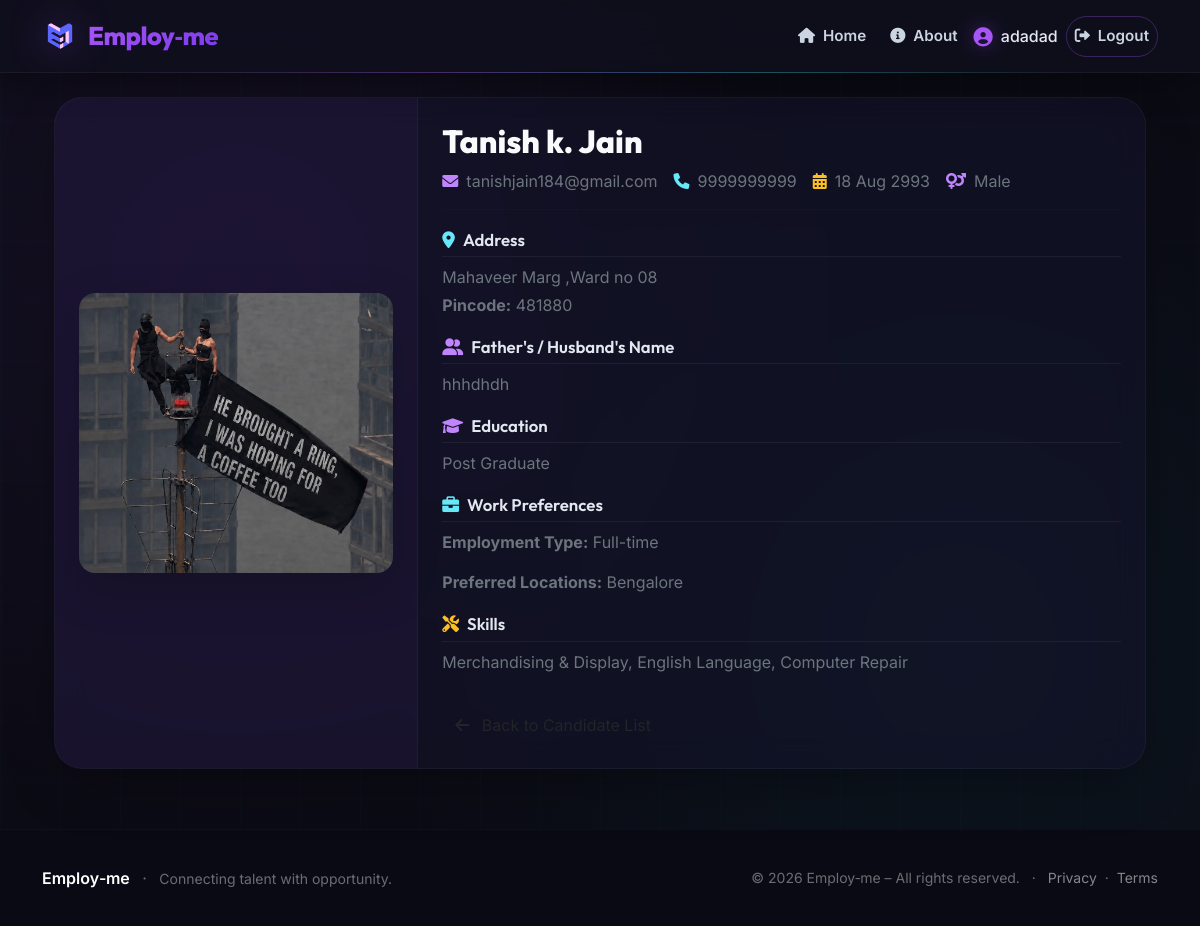
The page /view/1 (signed in) on the database its author committed.
### models.py (models this page shows)
class User(UserMixin, db.Model):
    id = db.Column(db.Integer, primary_key=True)
    email = db.Column(db.String(120), unique=True, nullable=False)
    password_hash = db.Column(db.String(128), nullable=False)
    role = db.Column(db.String(20), nullable=False)  # 'jobseeker' or 'employer'
    name = db.Column(db.String(100), nullable=False)
    created_at = db.Column(db.DateTime, default=datetime.utcnow)
    profile = db.relationship('JobSeekerProfile', backref='user', uselist=False,
                              cascade='all, delete-orphan')
    employer_profile = db.relationship('EmployerProfile', backref='user', uselist=False,
                                       cascade='all, delete-orphan')

class JobSeekerProfile(db.Model):
    id = db.Column(db.Integer, primary_key=True)
    user_id = db.Column(db.Integer, db.ForeignKey('user.id'), unique=True, nullable=False)
    first_name = db.Column(db.String(50), nullable=False)
    middle_name = db.Column(db.String(50), nullable=True)
    last_name = db.Column(db.String(50), nullable=False)
    dob = db.Column(db.Date, nullable=False)
    gender = db.Column(db.String(10), nullable=False)
    address = db.Column(db.String(300), nullable=False)
    pincode = db.Column(db.String(10), nullable=False)
    mobile = db.Column(db.String(15), nullable=False)
    father_husband_name = db.Column(db.String(100), nullable=False)
    education_level = db.Column(db.String(20), nullable=False)
    education_other = db.Column(db.String(100), nullable=True)
    preferred_location1 = db.Column(db.String(100), nullable=False)
    preferred_location2 = db.Column(db.String(100), nullable=True)
    preferred_location3 = db.Column(db.String(100), nullable=True)
    employment_type = db.Column(db.String(20), nullable=False)
    skills = db.Column(db.Text, nullable=True)
    city = db.Column(db.String(100), nullable=False)
    state = db.Column(db.String(100), nullable=False)
    profile_pic = db.Column(db.String(200))
    aadhar_card = db.Column(db.String(200))
    created_at = db.Column(db.DateTime, default=datetime.utcnow)
    verified = db.Column(db.Boolean, default=False, nullable=False)

### app.py (the view)
@app.route('/view/<int:profile_id>')
@login_required
@role_required('employer')
def view_profile(profile_id):
    profile = JobSeekerProfile.query.get_or_404(profile_id)
    return render_template('view_profile.html', profile=profile)

### app.py (called while the page is built)
@login_manager.user_loader
def load_user(user_id):
    return User.query.get(int(user_id))

def role_required(role):
    def decorator(func):
        from functools import wraps
        @wraps(func)
        def wrapper(*args, **kwargs):
            if not current_user.is_authenticated or current_user.role != role:
                flash('Access denied.', 'danger')
                return redirect(url_for('index'))
            return func(*args, **kwargs)
        return wrapper
    return decorator

### templates/view_profile.html (shortened to what this page needs)
{% extends "base.html" %}
{% block content %}
<div class="container mt-4">
    <div class="card-modern p-0 overflow-hidden">
        <div class="row g-0">
            <div class="col-md-4 p-4 d-flex align-items-center justify-content-center"
                 style="background: rgba(168, 85, 247, 0.05); border-right: 1px solid rgba(255,255,255,0.04);">
                {% if profile.profile_pic %}
                    <img src="{{ url_for('static', filename='uploads/' + profile.profile_pic) }}"
                         alt="Profile Picture"
                         class="img-fluid rounded-4 shadow-lg"
                         style="max-height: 280px; width: 100%; object-fit: cover;">
                {% else %}
                    <div class="text-center">
                        <i class="fas fa-user-circle fa-6x" style="color: rgba(168, 85, 247, 0.3);"></i>
                        <p class="mt-2 text-secondary">No photo available</p>
                    </div>
                {% endif %}
            </div>
            <div class="col-md-8">
                <div class="card-body p-4">
                    <h2 class="mb-2" style="font-family: var(--font-display); font-weight: 800; color: #F8FAFC;">
                        {{ profile.first_name }} {{ profile.middle_name or '' }} {{ profile.last_name }}
                    </h2>
                    <div class="d-flex flex-wrap gap-3 mb-3">
                        <span class="text-secondary"><i class="fas fa-envelope me-2" style="color: var(--primary-light);"></i>{{ profile.user.email }}</span>
                        <span class="text-secondary"><i class="fas fa-phone me-2" style="color: var(--employer-light);"></i>{{ profile.mobile }}</span>
                        <span class="text-secondary"><i class="fas fa-calendar-alt me-2" style="color: var(--accent-gold);"></i>{{ profile.dob.strftime('%d %b %Y') if profile.dob else 'N/A' }}</span>
                        <span class="text-secondary"><i class="fas fa-venus-mars me-2" style="color: var(--primary-light);"></i>{{ profile.gender }}</span>
                    </div>
                    <hr style="border-color: rgba(255,255,255,0.05);">
                    <h5 class="section-title"><i class="fas fa-map-marker-alt me-2" style="color: var(--employer-light);"></i>Address</h5>
                    <p class="text-secondary mb-1">{{ profile.address or 'Not provided' }}</p>
                    <p class="text-secondary">
                        <strong>Pincode:</strong> {{ profile.pincode or 'N/A' }}
                    </p>
                    <h5 class="section-title"><i class="fas fa-user-friends me-2" style="color: var(--primary-light);"></i>Father's / Husband's Name</h5>
                    <p class="text-secondary">{{ profile.father_husband_name or 'Not provided' }}</p>
                    <h5 class="section-title"><i class="fas fa-graduation-cap me-2" style="color: var(--primary-light);"></i>Education</h5>
                    <p class="text-secondary">{{ profile.education_level }}</p>
                    <h5 class="section-title"><i class="fas fa-briefcase me-2" style="color: var(--employer-light);"></i>Work Preferences</h5>
                    <p class="text-secondary"><strong>Employment Type:</strong> {{ profile.employment_type }}</p>
                    <p class="text-secondary"><strong>Preferred Locations:</strong>
                        {{ profile.preferred_location1 }}
                    </p>
                    <h5 class="section-title"><i class="fas fa-tools me-2" style="color: var(--accent-gold);"></i>Skills</h5>
                    <p class="text-secondary">{{ profile.skills or 'No skills listed' }}</p>
                    <a href="{{ url_for('hire_dashboard') }}" class="btn btn-outline-soft mt-3">
                        <i class="fas fa-arrow-left me-2"></i> Back to Candidate List
                    </a>
                </div>
            </div>
        </div>
    </div>
</div>
{% endblock %}

### templates/base.html (shortened to what this page needs)
<!DOCTYPE html>
<html lang="en">
<head>
    <link href="https://cdn.jsdelivr.net/npm/bootstrap@5.3.0-alpha1/dist/css/bootstrap.min.css" rel="stylesheet" />
    <link rel="stylesheet" href="https://cdnjs.cloudflare.com/ajax/libs/font-awesome/6.0.0/css/all.min.css" />
</head>
<body>
    <nav class="navbar navbar-expand-lg navbar-custom sticky-top">
        <div class="container">
            <a class="navbar-brand" href="{{ url_for('index') }}">
                <img src="{{ url_for('static', filename='images/logo.png') }}" alt="Employ-me logo" />
                <span>Employ‑me</span>
            </a>
            <div class="collapse navbar-collapse" id="navbarNav">
                <ul class="navbar-nav ms-auto align-items-lg-center gap-1 gap-lg-2">
                    <li class="nav-item">
                        <a class="nav-link" href="{{ url_for('index') }}">
                            <i class="fas fa-home me-1"></i> Home
                        </a>
                    </li>
                    <li class="nav-item">
                        <a class="nav-link" href="{{ url_for('about') }}">
                            <i class="fas fa-info-circle me-1"></i> About
                        </a>
                    </li>
                    {% if current_user.is_authenticated %}
                        <li class="nav-item">
                            <span class="navbar-text">
                                <i class="fas fa-user-circle"></i>
                                {{ current_user.name }}
                            </span>
                        </li>
                        <li class="nav-item">
                            <a class="nav-link btn-outline-custom" href="{{ url_for('logout') }}">
                                <i class="fas fa-sign-out-alt me-1"></i> Logout
                            </a>
                        </li>
                    {% endif %}
                </ul>
            </div>
        </div>
    </nav>
    <main>
        <div class="container my-4">
            {% block content %}{% endblock %}
        </div>
    </main>
    <footer class="footer-custom">
        <div class="container">
            <div class="row align-items-center">
                <div class="col-md-6 text-center text-md-start">
                    <span class="fw-semibold text-white">Employ‑me</span>
                    <span class="mx-2">·</span>
                    <span class="small">Connecting talent with opportunity.</span>
                </div>
                <div class="col-md-6 text-center text-md-end small">
                    &copy; 2026 Employ‑me – All rights reserved.
                    <span class="mx-2">·</span>
                    <a href="#" class="text-white-50">Privacy</a>
                    <span class="mx-1">·</span>
                    <a href="#" class="text-white-50">Terms</a>
                </div>
            </div>
        </div>
    </footer>
</body>
</html>

### templates/base.html (style rules this page uses)
:root { --primary: #A855F7; --primary-dark: #7C3AED; --primary-light: #C084FC; --primary-glow: 0 0 30px rgba(168, 85, 247, 0.6); --primary-gradient: linear-gradient(135deg, #A855F7 0%, #7C3AED 100%); --employer: #22D3EE; --employer-dark: #0891B2; --employer-light: #67E8F9; --employer-glow: 0 0 30px rgba(34, 211, 238, 0.6); --employer-gradient: linear-gradient(135deg, #22D3EE 0%, #0891B2 100%); --accent-gold: #FBBF24; --accent-gold-dark: #F59E0B; --bg-dark: #0B0B14; --bg-card: rgba(20, 20, 45, 0.55); --bg-glass: rgba(15, 15, 30, 0.75); --text-primary: #F1F5F9; --text-secondary: #94A3B8; --border-glass: rgba(255, 255, 255, 0.05); --border-highlight: rgba(168, 85, 247, 0.2); --font-sans: 'Inter', -apple-system, BlinkMacSystemFont, 'Segoe UI', Roboto, sans-serif; --font-display: 'Outfit', sans-serif; }
* { margin:0; padding:0; box-sizing:border-box; }
body { background: var(--bg-dark); background-image: radial-gradient(circle at 20% 30%, rgba(168, 85, 247, 0.07) 0%, transparent 50%), radial-gradient(circle at 80% 70%, rgba(34, 211, 238, 0.05) 0%, transparent 50%); font-family: var(--font-sans); color: var(--text-primary); min-height: 100vh; overflow-x: hidden; margin: 0; padding: 0; position: relative; z-index: 0; }
body::before { content: ''; position: fixed; inset: 0; background-image: linear-gradient(rgba(168, 85, 247, 0.02) 1px, transparent 1px), linear-gradient(90deg, rgba(34, 211, 238, 0.02) 1px, transparent 1px); background-size: 60px 60px; pointer-events: none; z-index: -1; animation: gridMove 30s linear infinite; }
.navbar-custom { background: rgba(15, 15, 28, 0.8); backdrop-filter: blur(20px) saturate(180%); -webkit-backdrop-filter: blur(20px) saturate(180%); border-bottom: 1px solid rgba(255, 255, 255, 0.05); box-shadow: 0 8px 32px rgba(0, 0, 0, 0.4); padding: 12px 0; position: sticky; top: 0; z-index: 1000; transition: all 0.3s ease; }
.navbar-custom::after { content: ''; position: absolute; bottom: -1px; left: 10%; width: 80%; height: 1px; background: linear-gradient(90deg, transparent, var(--primary), var(--employer), transparent); opacity: 0.3; }
.navbar-custom .navbar-brand { font-family: var(--font-display); font-weight: 800; font-size: 1.6rem; letter-spacing: -0.02em; color: #F8FAFC; display: flex; align-items: center; gap: 10px; }
.navbar-custom .navbar-brand img { height: 36px; width: auto; filter: drop-shadow(0 0 20px rgba(168, 85, 247, 0.4)); }
.navbar-custom .navbar-brand span { background: var(--primary-gradient); -webkit-background-clip: text; -webkit-text-fill-color: transparent; background-clip: text; }
.navbar-custom .nav-link { font-weight: 600; font-size: 0.95rem; color: #CBD5E1; padding: 8px 20px; border-radius: 60px; transition: all 0.25s ease; position: relative; }
.navbar-custom .nav-link::after { content: ''; position: absolute; bottom: 2px; left: 50%; width: 0; height: 2px; background: var(--primary); transition: all 0.3s ease; transform: translateX(-50%); border-radius: 4px; box-shadow: 0 0 8px var(--primary); }
.navbar-custom .nav-link.btn-outline-custom { border: 1px solid rgba(168, 85, 247, 0.3); color: #CBD5E1; background: transparent; }
.navbar-custom .navbar-text { font-weight: 500; color: #E2E8F0; display: flex; align-items: center; gap: 8px; }
.navbar-custom .navbar-text i { color: var(--primary); font-size: 1.2rem; filter: drop-shadow(0 0 10px rgba(168, 85, 247, 0.4)); }
.card-modern { background: var(--bg-card); backdrop-filter: blur(16px); -webkit-backdrop-filter: blur(16px); border: 1px solid rgba(255, 255, 255, 0.04); border-radius: 28px; box-shadow: 0 20px 60px -16px rgba(0, 0, 0, 0.4); transition: all 0.35s cubic-bezier(0.25, 0.46, 0.45, 0.94); padding: 36px 28px; height: 100%; position: relative; overflow: hidden; }
.card-modern::before { content: ''; position: absolute; inset: -1px; border-radius: 28px; padding: 1px; background: linear-gradient(145deg, rgba(168, 85, 247, 0.3), rgba(34, 211, 238, 0.1), transparent 80%); -webkit-mask: linear-gradient(#fff 0 0) content-box, linear-gradient(#fff 0 0); -webkit-mask-composite: xor; mask-composite: exclude; pointer-events: none; }
.footer-custom { background: #0A0A14; color: rgba(255, 255, 255, 0.4); padding: 36px 0; margin-top: 60px; border-top: 1px solid rgba(168, 85, 247, 0.05); }
.footer-custom a { color: rgba(255, 255, 255, 0.35); text-decoration: none; transition: color 0.2s; }

### rows shown on the page
User: name "adadad"
JobSeekerProfile: profile_pic (picture), first_name "Tanish", middle_name "k.", last_name "Jain", mobile "9999999999", dob "18 Aug 2993", gender "Male", address "Mahaveer Marg ,Ward no 08", pincode "481880", father_husband_name "hhhdhdh", education_level "Post Graduate", employment_type "Full-time", preferred_location1 "Bengalore", skills "Merchandising & Display, English Language, Computer Repair"
User: user.email "tanishjain184@gmail.com"
